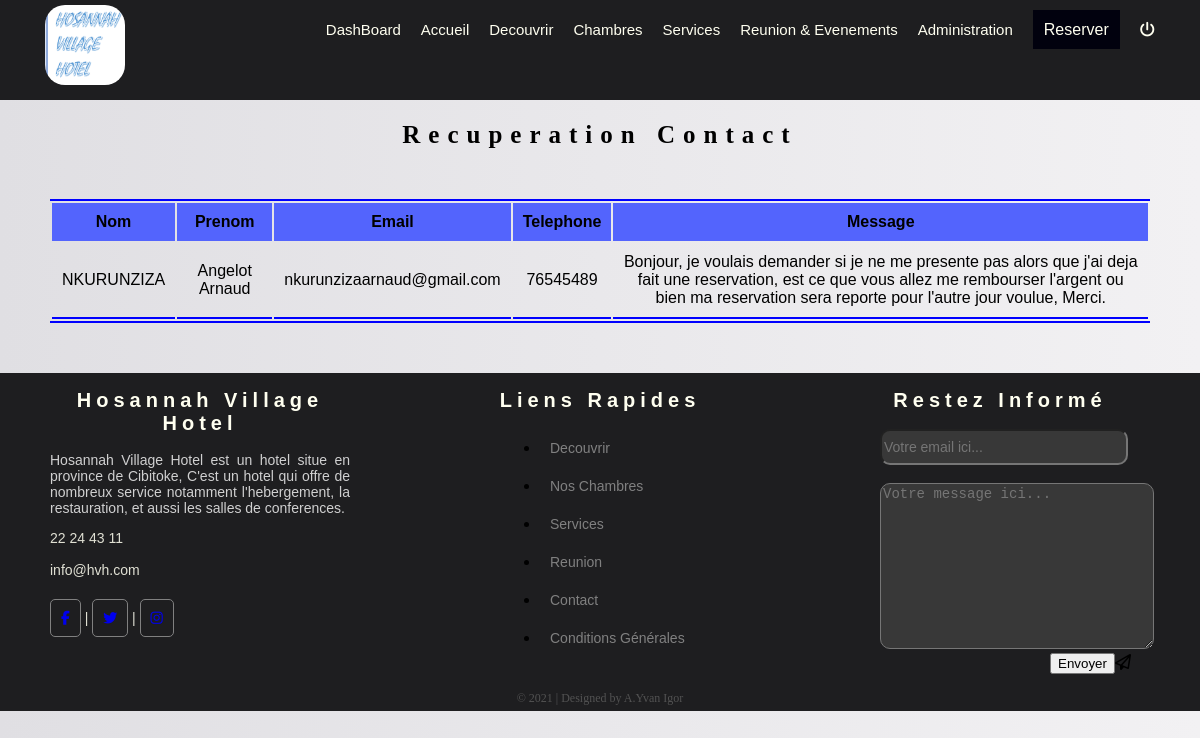
The app's page /admin/recup_contact.php with its own data.
### tables this page shows
CREATE TABLE IF NOT EXISTS `contact` (
  `id_co` int(11) NOT NULL AUTO_INCREMENT,
  `nom` varchar(500) NOT NULL,
  `prenom` varchar(500) NOT NULL,
  `email` varchar(250) NOT NULL,
  `telephone` varchar(250) NOT NULL,
  `messages` longtext NOT NULL,
  PRIMARY KEY (`id_co`)
);

### admin/recup_contact.php (the view, shortened to what this page needs)
<?php
include("database.php");
?>
<!DOCTYPE html>
<html lang="fr">
<head>
</head>
<body>
    <?php
    include("menu.php");
    $select=$bdd->query("SELECT * FROM contact ORDER BY id_co DESC");
    ?>
    <section class="sect">
        <h1 class="title">Recuperation Contact</h1>
        <table>
           <thead>
               <tr>
                   <th>Nom</th>
                   <th>Prenom</th>
                   <th>Email</th>
                   <th>Telephone</th>
                   <th>Message</th>
               </tr>
           </thead>
           <?php
           while($dataselect=$select->fetch()){
           ?>
           <tbody>
               <tr>
                   <td><?php echo $dataselect["nom"];?></td>
                   <td><?php echo $dataselect["prenom"];?></td>
                   <td><?php echo $dataselect["email"];?></td>
                   <td><?php echo $dataselect["telephone"];?></td>
                   <td><?php echo $dataselect["messages"];?></td>
               </tr>
           </tbody>
           <?php
           }
           ?>
        </table>
    </section>
    <?php
    include("footer.php");
    ?>
</body>
</html>

### admin/css/menus.css (style rules this page uses)
body { padding:0; margin:0; }

### admin/recup_contact.php (style rules this page uses)
body { background:linear-gradient(90deg,#e0dfe3,#f2f1f3); }
table { border-top:2px solid blue; border-bottom:2px solid blue; border-left:0; border-right:0; margin:50px; }
table thead { background:rgb(83,100,253); }
table th { font-family:helvetica; padding:10px; text-align:center; }
table td { border-bottom:2px solid blue; border-collapse:collapse; font-family:helvetica; padding:10px; text-align:center; }
.title { font-family:calibri; font-size:25px; text-align:center; letter-spacing:8px; }

### records on screen
contact: nom "NKURUNZIZA", prenom "Angelot Arnaud", email "nkurunzizaarnaud@gmail.com", telephone "76545489", messages "Bonjour, je voulais demander si je ne me presente pas alors que j'ai deja fait une reservation, est ce que vous allez me rembourser l'argent ou bien ma reservation sera reporte pour l'autre jour voulue, Merci."
